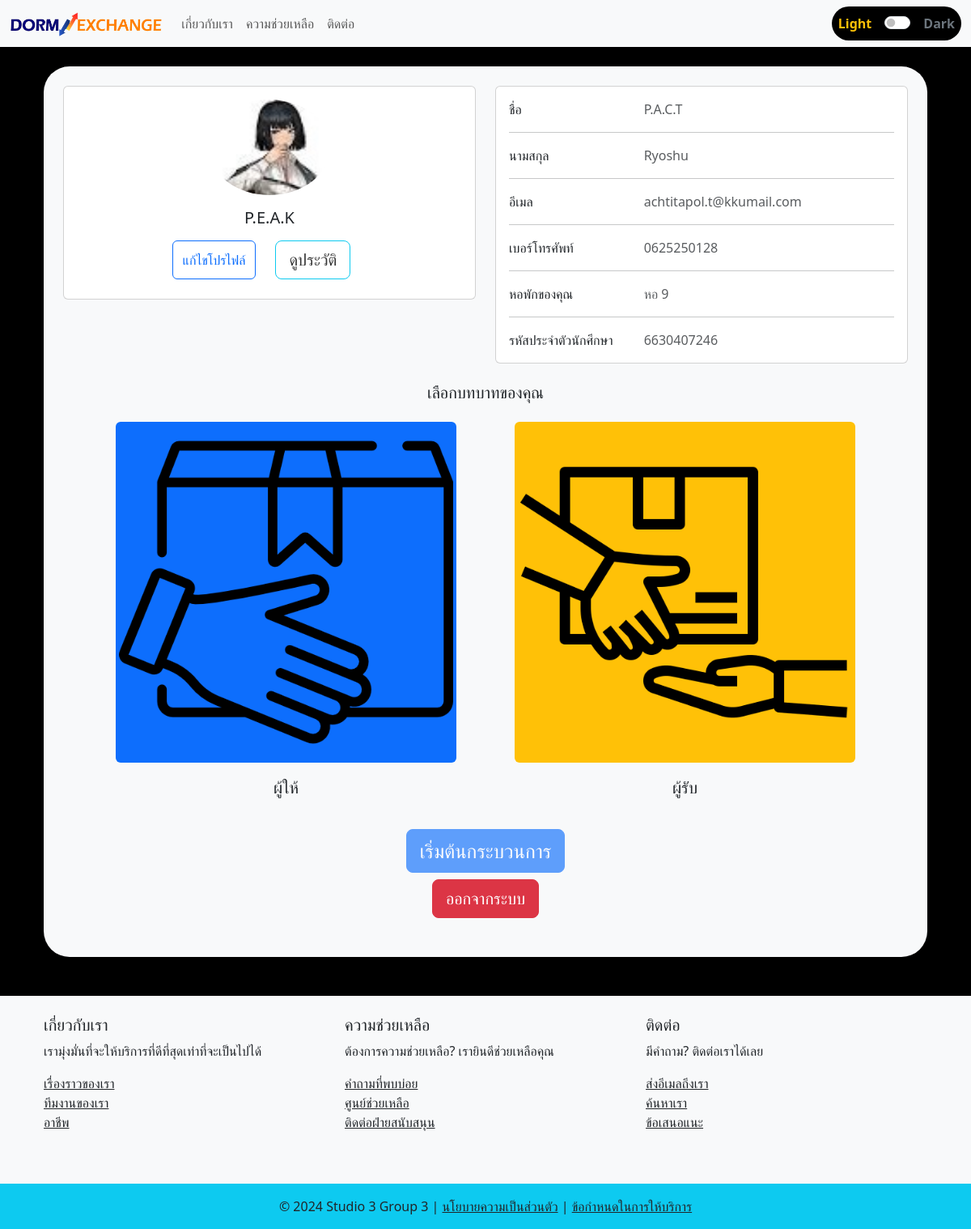
The page /profile/2/ (signed in) on the database as committed earlier.
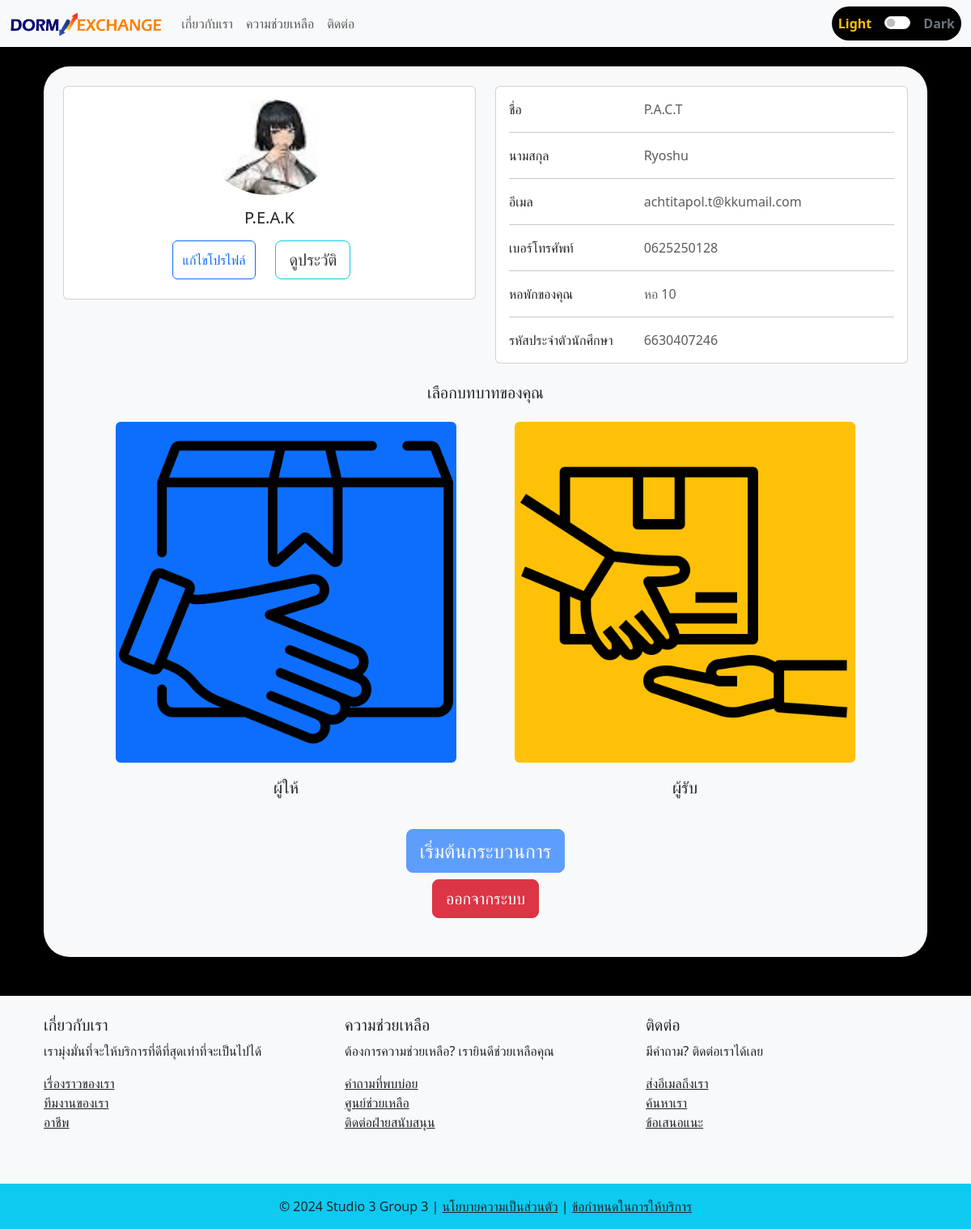
The same page on the database as committed later.
### myapp/models.py (models this page shows)
class UserProfile(models.Model):
    user = models.OneToOneField(User, on_delete=models.CASCADE, related_name="profile")
    profile_picture = models.ImageField(
        upload_to="profile_pictures/", blank=True, null=True
    )
    dorm = models.CharField(max_length=100)
    phone_number = models.IntegerField()
    student_ID = models.IntegerField()
    def __str__(self):
        return self.user.username

### myapp/views.py (the view)
# urls.py: path('profile/<int:id>/', views.profile, name='profile'),
@login_required
def profile(request, id):
    user_profile = get_object_or_404(UserProfile, id=id)
    context = {
        'user': request.user,
        'user_profile': user_profile,
    }
    print(context)
    return render(request, 'myweb/profile.html', context)

### myapp/templates/myweb/profile.html (shortened to what this page needs)
{% extends 'myweb/base.html' %}
{% load static %}
{% block background_style %}
background-color: rgba(0, 0, 0);
{% endblock %}
{% block content %}
    <div class="container my-4">
        <div class="bg-light rounded-5 shadow-sm p-4" id ="profile_bg">
            <div class="row">
                <div class="col-lg-6">
                    <div class="card mb-4">
                        <div class="card-body text-center">
                            {% if user_profile.profile_picture %}
                                <img src="{{ user_profile.profile_picture.url }}" alt="Profile Picture" class="rounded-circle" style="width: 150px;">
                            {% else %}
                                <img src="{% static 'images/icon_accout.png' %}" alt="Default Profile Picture" class="rounded-circle" style="width: 150px;">
                            {% endif %}
                            <h5 class="my-3">{{ user_profile.user.username }}</h5>
                            <div class="d-flex justify-content-center mb-2">
                                {% if user.id == user_profile.user.id %}
                                    <button type="button" class="btn btn-outline-primary ms-1" data-bs-toggle="modal" data-bs-target="#editProfileModal">
                                        แก้ไขโปรไฟล์
                                    </button>
                                {% endif %}
                                <a class="btn btn-outline-info btn-lg mx-4" href="{% url 'post_history' user_profile.id %}">ดูประวัติ</a>
                            </div>
                        </div>
                    </div>
                </div>
                <div class="col-lg-6">
                    <div class="card mb-4">
                        <div class="card-body">
                            <div class="row">
                                <div class="col-sm-4">
                                    <p class="mb-0">ชื่อ</p>
                                </div>
                                <div class="col-sm-8">
                                    <p class="text-muted mb-0">{{ user_profile.user.first_name }}</p>
                                </div>
                            </div>
                            <hr>
                            <div class="row">
                                <div class="col-sm-4">
                                    <p class="mb-0">นามสกุล</p>
                                </div>
                                <div class="col-sm-8">
                                    <p class="text-muted mb-0">{{ user_profile.user.last_name }}</p>
                                </div>
                            </div>
                            <hr>
                            <div class="row">
                                <div class="col-sm-4">
                                    <p class="mb-0">อีเมล</p>
                                </div>
                                <div class="col-sm-8">
                                    <p class="text-muted mb-0">{{ user_profile.user.email }}</p>
                                </div>
                            </div>
                            <hr>
                            <div class="row">
                                <div class="col-sm-4">
                                    <p class="mb-0">เบอร์โทรศัพท์</p>
                                </div>
                                <div class="col-sm-8">
                                    <p class="text-muted mb-0">0{{ user_profile.phone_number }}</p>
                                </div>
                            </div>
                            <hr>
                            <div class="row">
                                <div class="col-sm-4">
                                    <p class="mb-0">หอพักของคุณ</p>
                                </div>
                                <div class="col-sm-8">
                                    <p class="text-muted mb-0">{{ user_profile.dorm }}</p>
                                </div>
                            </div>
                            <hr>
                            <div class="row">
                                <div class="col-sm-4">
                                    <p class="mb-0">รหัสประจำตัวนักศึกษา</p>
                                </div>
                                <div class="col-sm-8">
                                    <p class="text-muted mb-0">{{ user_profile.student_ID }}</p>
                                </div>
                            </div>
                        </div>
                    </div>
                </div>
            </div>
            {% if user.id == user_profile.user.id %}
                <div class="text-center col-12">
                    <div class="mb-4" id = "profile_text">
                        <h5>เลือกบทบาทของคุณ</h5>
                    </div>
                    <div class="row justify-content-center">
                        <div class="col-lg-5 col-md-6 col-sm-8 mb-3 mx-4 " id="profile_text">
                            <figure class="d-block h-100 text-center" data-url="{% url 'giver' %}" onclick="selectRole(this)">
                                <img class="img-fluid img-thumbnail bg-primary" src="{% static 'images/package.png' %}" alt="Giver">
                                <figcaption class="fs-5 mt-3">ผู้ให้</figcaption>
                            </figure>
                        </div>
                        <div class="col-lg-5 col-md-6 col-sm-8 mb-3 mx-4" id="profile_text">
                            <figure class="d-block h-100 text-center" data-url="{% url 'receiver' %}" onclick="selectRole(this)">
                                <img class="img-fluid img-thumbnail bg-warning" src="{% static 'images/receiver.png' %}" alt="Receiver">
                                <figcaption class="fs-5 mt-3">ผู้รับ</figcaption>
                            </figure>
                        </div>
                    </div>
                    <div class="text-center">
                        <a href="" id="nextButton" class="btn btn-primary btn-lg disabled mb-2 mt-1 fs-4" onclick="handleNextButtonClick(event)">เริ่มต้นกระบวนการ</a>
                    </div>
                </div>
            {% endif %}
            {% if user_profile.user.id == user.id %}
            <form action="{% url 'logout' %}" method="post" class="mb-4 text-center">
                <button type="submit" class="btn btn-danger btn-lg text-white">ออกจากระบบ</button>
            </form>
        {% else %}
            <div class="text-end text-white">
                <a href="javascript:history.back()" class="btn btn-secondary btn-lg text-white">ย้อนกลับ</a>
            </div>
        {% endif %}
    </div>
</div>
{% endblock %}

### myapp/templates/myweb/base.html (shortened to what this page needs)
<!DOCTYPE html>
<html lang="en">
<head>
    {% load static %}
    <link href="https://cdn.jsdelivr.net/npm/bootstrap@5.3.3/dist/css/bootstrap.min.css" rel="stylesheet"
>
</head>
<body style="{% block background_style %}background: rgba(128, 128, 128, 0.5);{% endblock %}">
<nav class="navbar sticky-top navbar-expand-lg navbar-light bg-body-tertiary">
    <div class="container-fluid">
        <a class="navbar-brand" href="{% url 'home' %}" id="navbarToggle">
            <img src="{% static 'images/logo.png' %}" height="30" alt="Logo" loading="lazy" />
        </a>
        <div class="collapse navbar-collapse" id="navbarSupportedContent">
            <ul class="navbar-nav me-auto mb-2 mb-lg-0">
                <li class="nav-item"><a class="nav-link" id="aboutUsLink" href="#">เกี่ยวกับเรา</a></li>
                <li class="nav-item"><a class="nav-link" id="helpLink" href="#">ความช่วยเหลือ</a></li>
                <li class="nav-item"><a class="nav-link" id="contactLink" href="#">ติดต่อ</a></li>
            </ul>
            <div class="d-flex align-items-center bg-black rounded-pill p-2">
                <span id="light_span" class="me-2 text-warning"><b>Light</b></span>
                <div class="form-check form-switch mx-2">
                    <input class="form-check-input" type="checkbox" id="themeSwitch" onchange="toggleTheme()" aria-label="Toggle dark/light mode" data-bs-toggle="tooltip" data-bs-placement="top" title="Toggle Dark/Light Mode">
                </div>
                <span id="dark_span" class="text-secondary"><b>Dark</b></span>
            </div>
        </div>
    </div>
</nav>
<div class="container">
    {% block content %}
    {% endblock %}
</div>
<footer id="footer_bg" class="bg-light text-center text-lg-start mt-5">
    <div class="container p-4">
        <div class="row">
            <div class="col-md-4 mb-4">
                <h5 class="underline" id="footerAboutUs">เกี่ยวกับเรา</h5>
                <p id="footerAboutUsDescription">เรามุ่งมั่นที่จะให้บริการที่ดีที่สุดเท่าที่จะเป็นไปได้</p>
                <ul class="list-unstyled">
                    <li><a href="#" class="text-dark" id="aboutUsLink">เรื่องราวของเรา</a></li>
                    <li><a href="#" class="text-dark" id="teamLink">ทีมงานของเรา</a></li>
                    <li><a href="#" class="text-dark" id="careersLink">อาชีพ</a></li>
                </ul>
            </div>
            <div class="col-md-4 mb-4">
                <h5 class="underline" id="footerHelp">ความช่วยเหลือ</h5>
                <p id="footerNeedAssistance">ต้องการความช่วยเหลือ? เรายินดีช่วยเหลือคุณ</p>
                <ul class="list-unstyled">
                    <li><a href="#" class="text-dark" id="faqsLink">คำถามที่พบบ่อย</a></li>
                    <li><a href="#" class="text-dark" id="supportCenterLink">ศูนย์ช่วยเหลือ</a></li>
                    <li><a href="#" class="text-dark" id="contactSupportLink">ติดต่อฝ่ายสนับสนุน</a></li>
                </ul>
            </div>
            <div class="col-md-4">
                <h5 class="underline" id="footerContact">ติดต่อ</h5>
                <p id="footerHaveQuestions">มีคำถาม? ติดต่อเราได้เลย</p>
                <ul class="list-unstyled">
                    <li><a href="#" class="text-dark" id="emailUsLink">ส่งอีเมลถึงเรา</a></li>
                    <li><a href="#" class="text-dark" id="findUsLink">ค้นหาเรา</a></li>
                    <li><a href="#" class="text-dark" id="feedbackLink">ข้อเสนอแนะ</a></li>
                </ul>
            </div>
        </div>
    </div>
    <div id = "footer_below" class="text-center p-3 bg-info">
        © 2024 Studio 3 Group 3 | <a class="text-dark" href="#" id="privacyPolicyLink">นโยบายความเป็นส่วนตัว</a> | <a class="text-dark" href="#" id="termsOfServiceLink">ข้อกำหนดในการให้บริการ</a>
    </div>
</footer>
</body>
</html>

### myapp/templates/myweb/profile.html (style rules this page uses)
.disabled { opacity: 0.5; transition: opacity 0.8s ease-in; }
.img-thumbnail { border: 0; }

### myapp/templates/myweb/base.html (style rules this page uses)
.form-check-input { background-color: ##ffffff; border-color: ##ffffff; }
.bg-light a { color: rgba(0, 0, 0, 0.8); }
body { transition: background-color 0.6s ease, color 0.6s ease; }
.navbar, #footer_bg, #profile_bg, #profile_text { transition: background-color 0.5s ease, color 0.5s ease; }
.text-warning, .text-secondary { transition: color 0.5s ease; }
a { transition: color 0.5s ease; }

Rows that differ between the two databases and show on the page:
changed UserProfile "Ryoshu": dorm "หอ 9" → "หอ 10"
